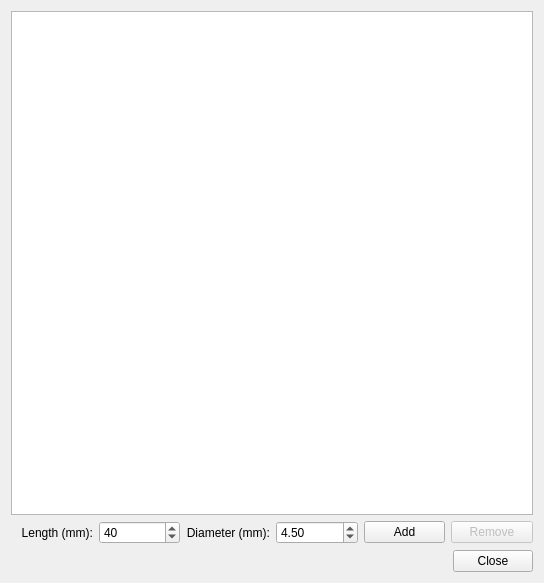
<?xml version="1.0" encoding="UTF-8"?>
<ui version="4.0">
 <class>ScrewTableWidget</class>
 <widget class="QWidget" name="ScrewTableWidget">
  <property name="windowModality">
   <enum>Qt::NonModal</enum>
  </property>
  <property name="geometry">
   <rect>
    <x>0</x>
    <y>0</y>
    <width>544</width>
    <height>583</height>
   </rect>
  </property>
  <property name="minimumSize">
   <size>
    <width>500</width>
    <height>562</height>
   </size>
  </property>
  <property name="maximumSize">
   <size>
    <width>1200</width>
    <height>636</height>
   </size>
  </property>
  <property name="windowTitle">
   <string>Form</string>
  </property>
  <layout class="QVBoxLayout" name="verticalLayout">
   <item>
    <widget class="QTableWidget" name="tableWidget">
     <property name="editTriggers">
      <set>QAbstractItemView::NoEditTriggers</set>
     </property>
     <property name="selectionMode">
      <enum>QAbstractItemView::MultiSelection</enum>
     </property>
     <property name="selectionBehavior">
      <enum>QAbstractItemView::SelectRows</enum>
     </property>
     <property name="sortingEnabled">
      <bool>false</bool>
     </property>
     <attribute name="horizontalHeaderDefaultSectionSize">
      <number>200</number>
     </attribute>
     <attribute name="horizontalHeaderShowSortIndicator" stdset="0">
      <bool>false</bool>
     </attribute>
    </widget>
   </item>
   <item>
    <layout class="QHBoxLayout" name="horizontalLayout_2">
     <item>
      <widget class="QLabel" name="label">
       <property name="text">
        <string>Length (mm):</string>
       </property>
       <property name="alignment">
        <set>Qt::AlignRight|Qt::AlignTrailing|Qt::AlignVCenter</set>
       </property>
      </widget>
     </item>
     <item>
      <widget class="QDoubleSpinBox" name="lengthSpinBox">
       <property name="decimals">
        <number>0</number>
       </property>
       <property name="minimum">
        <double>20.000000000000000</double>
       </property>
       <property name="maximum">
        <double>100.000000000000000</double>
       </property>
       <property name="singleStep">
        <double>5.000000000000000</double>
       </property>
       <property name="value">
        <double>40.000000000000000</double>
       </property>
      </widget>
     </item>
     <item>
      <widget class="QLabel" name="label_2">
       <property name="text">
        <string>Diameter (mm):</string>
       </property>
       <property name="alignment">
        <set>Qt::AlignRight|Qt::AlignTrailing|Qt::AlignVCenter</set>
       </property>
      </widget>
     </item>
     <item>
      <widget class="QDoubleSpinBox" name="diameterSpinBox">
       <property name="decimals">
        <number>2</number>
       </property>
       <property name="minimum">
        <double>1.000000000000000</double>
       </property>
       <property name="maximum">
        <double>10.000000000000000</double>
       </property>
       <property name="singleStep">
        <double>0.500000000000000</double>
       </property>
       <property name="value">
        <double>4.500000000000000</double>
       </property>
      </widget>
     </item>
     <item>
      <widget class="QPushButton" name="addScrewButton">
       <property name="text">
        <string>Add</string>
       </property>
      </widget>
     </item>
     <item>
      <widget class="QPushButton" name="removeScrewButton">
       <property name="enabled">
        <bool>false</bool>
       </property>
       <property name="text">
        <string>Remove</string>
       </property>
      </widget>
     </item>
    </layout>
   </item>
   <item>
    <layout class="QHBoxLayout" name="horizontalLayout">
     <item>
      <spacer name="horizontalSpacer">
       <property name="orientation">
        <enum>Qt::Horizontal</enum>
       </property>
       <property name="sizeHint" stdset="0">
        <size>
         <width>40</width>
         <height>20</height>
        </size>
       </property>
      </spacer>
     </item>
     <item>
      <widget class="QPushButton" name="closeButton">
       <property name="text">
        <string>Close</string>
       </property>
      </widget>
     </item>
    </layout>
   </item>
  </layout>
 </widget>
 <resources/>
 <connections/>
</ui>
